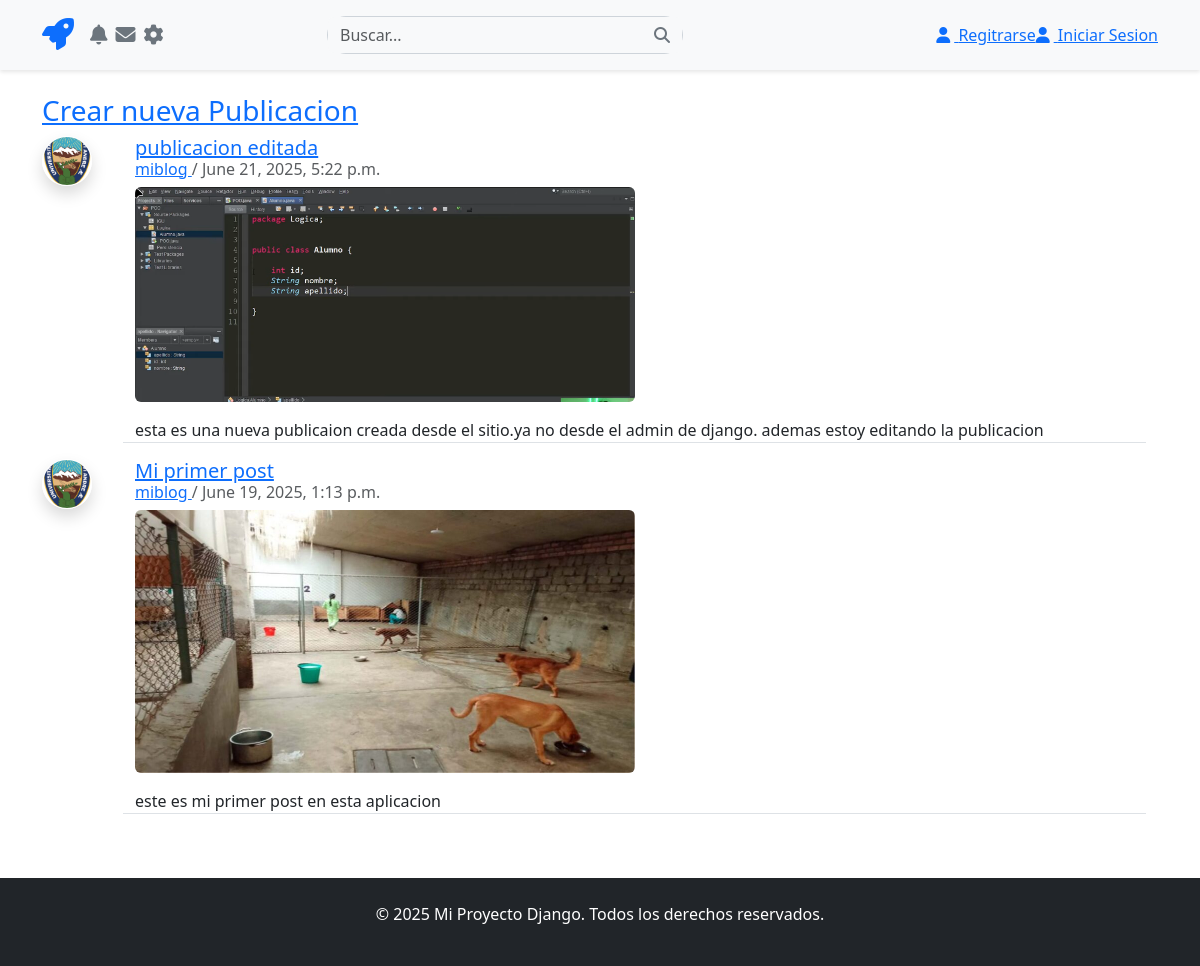
/, run on an earlier commit of the app's database.
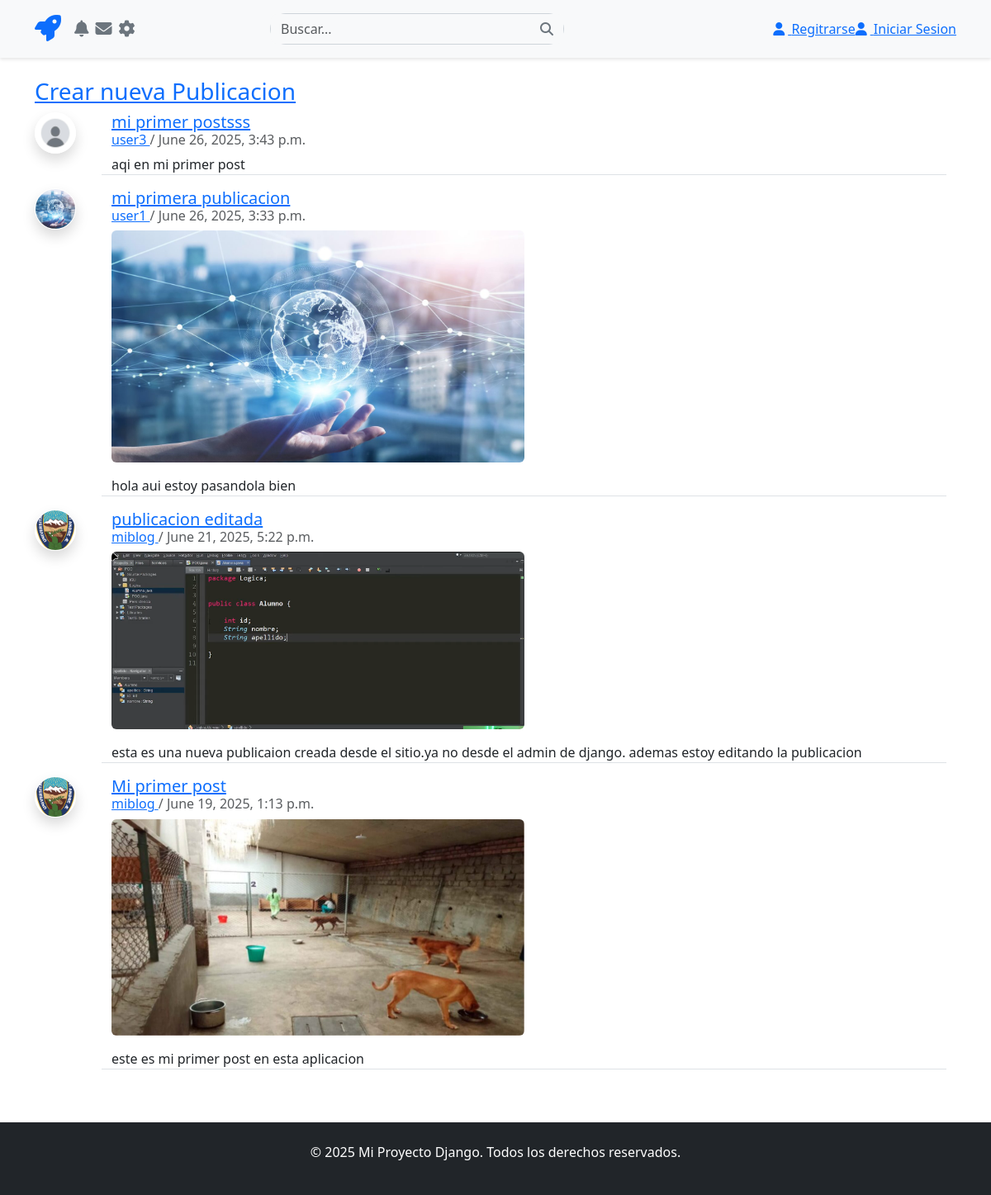
And on a later commit of the database.
### posts/models.py (models this page shows, shortened)
class Post(models.Model):
    class Status(models.TextChoices):
        DRAFT = 'DF', 'Draft'
        PUBLISHED = 'PB', 'Published'
        ARCHIVED = 'AR', 'Archived'
    title = models.CharField(max_length=250)
    slug = models.SlugField(max_length=250, unique_for_date='publish')
    author = models.ForeignKey(
        settings.AUTH_USER_MODEL,
        on_delete=models.CASCADE,
        related_name='blog_posts'
    )
    content = models.TextField()
    image = models.ImageField(
        upload_to='post_images/',
        blank=True,
        null=True
    )
    publish = models.DateTimeField(auto_now_add=True)
    created = models.DateTimeField(auto_now_add=True)
    updated = models.DateTimeField(auto_now=True)
    status = models.CharField(
        max_length=2,
        choices=Status.choices,
        default=Status.DRAFT
    )
    likes = models.ManyToManyField(
        settings.AUTH_USER_MODEL,
        related_name='liked_posts',
        blank=True
    )
    class Meta:
        ordering = ['-publish']
        indexes = [
            models.Index(fields=['-publish']),
        ]

### users/models.py (models this page shows)
class User(AbstractUser):
    bio = models.TextField(max_length=500, blank=True)
    profile_picture = models.ImageField(
        upload_to='profile_pics/',
        blank=True,
        null=True
    )
    website = models.URLField(blank=True)
    birth_date = models.DateField(null=True, blank=True)
    def __str__(self):
        return self.username

### main/views.py (the view)
# urls.py: path('', views.index, name='index')
def index(request):
    publicaciones = Post.objects.all()
    contexto = {'publicaciones': publicaciones}
    return render(request, 'main/index.html', contexto)

### main/templates/main/index.html (shortened to what this page needs)
{% extends 'base.html' %}
{% load static %}
{% block content %}
<div class="row">
    <div class="col-md-12">
        <a href="{% url 'posts:post_form'%}">
            <h3>Crear nueva Publicacion</h3>
        </a>
    </div>
</div>
<div class="row">
    {%for publicacion in publicaciones%}
    <div class="row">
        <div class="col-md-1">
            {% if publicacion.author.profile_picture %}
                <img
                    src="{{ publicacion.author.profile_picture.url }}"
                    class="rounded-circle border border-white shadow"
                    style="width: 50px; height: 50px; object-fit: cover;"
                    alt="Foto de perfil del usuario"
                >
            {% else %}
                <img
                    src="/static/images/default-profile-picture.jpg"
                    class="rounded-circle border border-white shadow"
                    style="width: 50px; height: 50px; object-fit: cover;"
                >
            {% endif %}
        </div>
        <div class="col-md-11 border-bottom mb-3">
      <div class="card-body">
        <a href="{% url 'posts:publicacion' publicacion.id %}">
            <h5 class="card-title">{{ publicacion.title }}</h5>
        </a>
        <h6 class="card-subtitle mb-2 text-body-secondary">
            <a href="{% url 'users:perfil_usuario' user_id=publicacion.author.id %}">{{ publicacion.author }} </a> / {{ publicacion.created }}
        </h6>
        {% if publicacion.image %}
            <div class="mb-3">
                <img
                    src="{{ publicacion.image.url }}"
                    alt="Imagen de {{ publicacion.title }}"
                    class="img-fluid rounded w-50"
                >
            </div>
        {% endif %}
        <p class="card-text">{{ publicacion.content }}</p>
      </div>
    </div>
    </div>
    {% endfor %}
</div>
{% endblock %}

### templates/base.html (shortened to what this page needs)
<!DOCTYPE html>
<html lang="es">
<head>
    {% include 'include/head.html' %}
</head>
<body>
    {% include 'include/header.html' %}
    <main class="container mt-4">
        {% block content %}{% endblock %}
    </main>
    {% include 'include/footer.html' %}
</body>
</html>

### templates/include/head.html (shortened to what this page needs)
<link href="https://cdn.jsdelivr.net/npm/bootstrap@5.3.0/dist/css/bootstrap.min.css" rel="stylesheet">
<link rel="stylesheet" href="https://cdnjs.cloudflare.com/ajax/libs/font-awesome/6.4.0/css/all.min.css">
<link rel="stylesheet" href="/static/css/styles.css">
<link href="https://cdn.jsdelivr.net/npm/bootstrap-icons@1.10.0/font/bootstrap-icons.css" rel="stylesheet">

### templates/include/header.html
 <header class="header-custom">
        <div class="container">
            <div class="row align-items-center">
                <div class="col-md-3 d-flex align-items-center">
                    <a href="{% url 'main:index'%}" class="me-3">
                        <i class="fas fa-rocket fa-2x text-primary"></i>
                    </a>
                    <div class="d-flex">
                        <a href="#" class="me-2 icon-btn text-secondary"><i class="fas fa-bell"></i></a>
                        <a href="#" class="me-2 icon-btn text-secondary"><i class="fas fa-envelope"></i></a>
                        <a href="#" class="icon-btn text-secondary"><i class="fas fa-cog"></i></a>
                    </div>
                </div>
                <div class="col-md-4 my-2 my-md-0">
                    <div class="input-group search-box">
                        <input type="text" class="form-control border-0 bg-light" placeholder="Buscar...">
                        <button class="btn bg-light border-0" type="button">
                            <i class="fas fa-search text-secondary"></i>
                        </button>
                    </div>
                </div>
                <div class="col-md-5 d-flex justify-content-end">
                    {% if request.user.is_authenticated and request.user.id %}
                    <a href="{% url 'users:perfil_usuario' user_id=request.user.id %}">
                        <i class="fas fa-user me-1"></i> Perfil
                    </a>
                    <a href="{%url 'users:logout'%}">
                        <i class="fas fa-user me-1"></i> Cerrar Sesion
                    </a>
                    {%else%}
                    <a href="{%url 'users:register'%}">
                        <i class="fas fa-user me-1"></i> Regitrarse
                    </a>
                    <a href="{%url 'users:login'%}">
                        <i class="fas fa-user me-1"></i> Iniciar Sesion
                    </a>
                    {%endif%}
                </div>
            </div>
        </div>
    </header>

### templates/include/footer.html
<footer class="bg-dark text-white mt-5 py-4">
    <div class="container text-center">
        <p>&copy; {% now "Y" %} Mi Proyecto Django. Todos los derechos reservados.</p>
    </div>
</footer>

### static/css/styles.css (style rules this page uses)
.header-custom { background-color: #f8f9fa; padding: 1rem 0; box-shadow: 0 2px 4px rgba(0,0,0,0.1); }
.search-box { border-radius: 20px; border: 1px solid #ced4da; }
.icon-btn { font-size: 1.25rem; transition: all 0.3s; }

What changed in the data, as far as the page shows it:
added Post: title "mi primer postsss", author "user3", created "June 26, 2025, 3:43 p.m.", content "aqi en mi primer post"
added Post: author.profile_picture (picture), title "mi primera publicacion", author "user1", created "June 26, 2025, 3:33 p.m.", image (picture), content "hola aui estoy pasandola bien"
